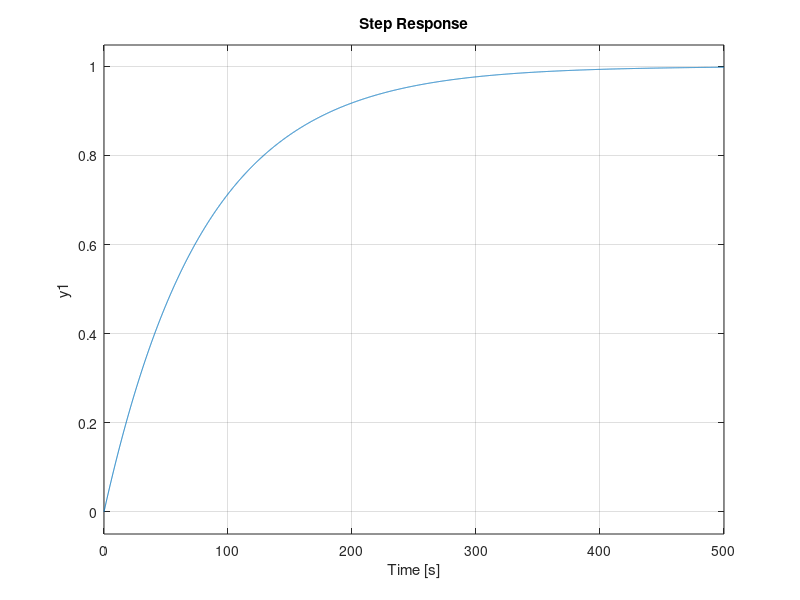

MATLAB code to generate this figure:
V = 12;
qo = 0.15;
qi = 0.15;
ko = 9.4;
E = 2500;
R = 8.31;
T = 293;

A = [((-qo/V)+(-ko*exp(-E/(R*T)))) 0;(ko*exp(-E/(R*T))) (-qo/V)];
B = [qi/V 0]';
C = [1 1];
D = 0;
% State spcae model
sys= ss(A,B,C,D);
step(sys);

%u= 1;
%model= @(t,x) A*x + B*u;
%output= @(x) C*x + D*u;
%options = odeset('RelTol',1e-4,'AbsTol',1e-6)
%timespan=[0 20];
%initialCondition= [0 0]';
%[T1,X1]= ode45(model,timespan,initialCondition,options)
%Y1 = output(X1')
%plot(T1,Y1,'r')
%title('output plot in time domain')